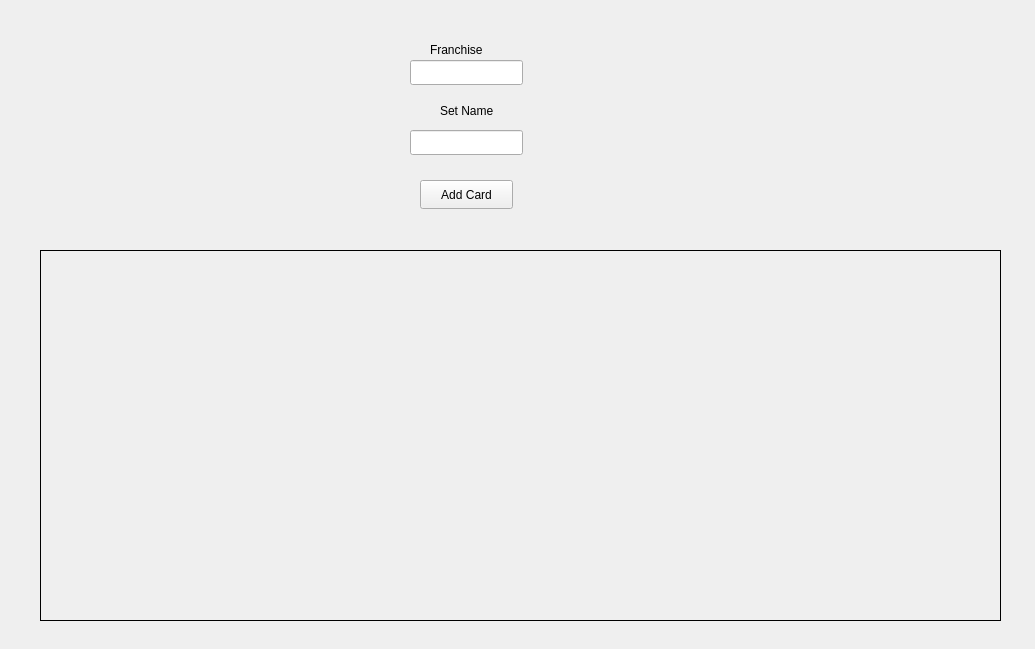
<?xml version="1.0" encoding="UTF-8"?>
<ui version="4.0">
 <class>AddSet</class>
 <widget class="QWidget" name="AddSet">
  <property name="geometry">
   <rect>
    <x>0</x>
    <y>0</y>
    <width>1035</width>
    <height>649</height>
   </rect>
  </property>
  <property name="windowTitle">
   <string>Form</string>
  </property>
  <widget class="QLabel" name="label">
   <property name="geometry">
    <rect>
     <x>430</x>
     <y>40</y>
     <width>63</width>
     <height>20</height>
    </rect>
   </property>
   <property name="text">
    <string>Franchise</string>
   </property>
  </widget>
  <widget class="QLabel" name="label_2">
   <property name="geometry">
    <rect>
     <x>440</x>
     <y>100</y>
     <width>81</width>
     <height>21</height>
    </rect>
   </property>
   <property name="text">
    <string>Set Name</string>
   </property>
  </widget>
  <widget class="QLineEdit" name="lineEdit">
   <property name="geometry">
    <rect>
     <x>410</x>
     <y>60</y>
     <width>113</width>
     <height>25</height>
    </rect>
   </property>
  </widget>
  <widget class="QLineEdit" name="lineEdit_2">
   <property name="geometry">
    <rect>
     <x>410</x>
     <y>130</y>
     <width>113</width>
     <height>25</height>
    </rect>
   </property>
  </widget>
  <widget class="QFrame" name="frame">
   <property name="geometry">
    <rect>
     <x>40</x>
     <y>250</y>
     <width>961</width>
     <height>371</height>
    </rect>
   </property>
   <property name="styleSheet">
    <string notr="true">border: 1px solid black</string>
   </property>
   <property name="frameShape">
    <enum>QFrame::StyledPanel</enum>
   </property>
   <property name="frameShadow">
    <enum>QFrame::Raised</enum>
   </property>
  </widget>
  <widget class="QPushButton" name="addCardButton">
   <property name="geometry">
    <rect>
     <x>420</x>
     <y>180</y>
     <width>93</width>
     <height>29</height>
    </rect>
   </property>
   <property name="text">
    <string>Add Card</string>
   </property>
  </widget>
 </widget>
 <resources/>
 <connections/>
</ui>
